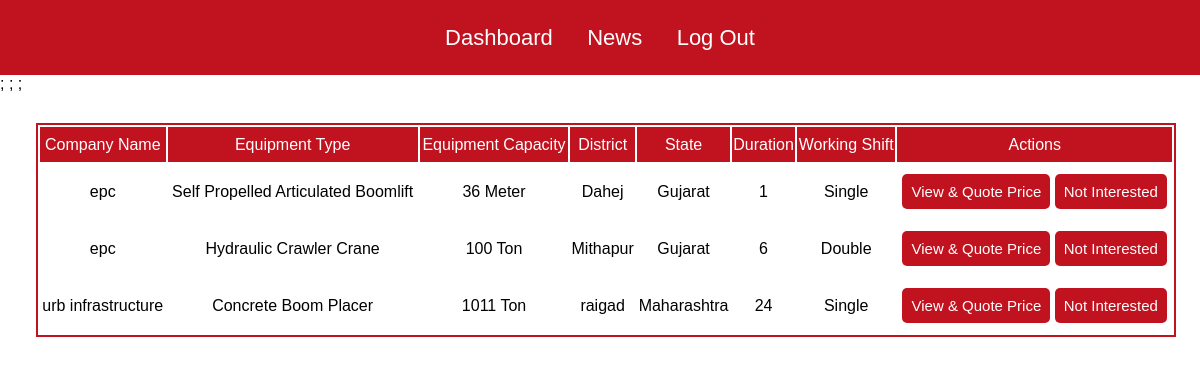
Screenshot of /view_req_rentalinner.php with the database file from the repository.
### tables this page shows
CREATE TABLE `req_by_epc` (
  `id` int(11) NOT NULL,
  `equipment_type` varchar(50) NOT NULL,
  `equipment_capacity` varchar(30) NOT NULL,
  `boom_combination` varchar(30) NOT NULL,
  `project_type` varchar(30) NOT NULL,
  `duration_month` varchar(30) NOT NULL,
  `state` varchar(30) NOT NULL,
  `district` varchar(30) NOT NULL,
  `working_shift` varchar(30) NOT NULL,
  `tentative_date` varchar(30) NOT NULL,
  `enquiry_posted_date` varchar(30) NOT NULL,
  `epc_name` varchar(30) NOT NULL,
  `epc_email` varchar(30) NOT NULL,
  `epc_number` varchar(30) NOT NULL,
  `fleet_category` varchar(40) NOT NULL,
  `contact_person` varchar(30) NOT NULL,
  `engine_hour` varchar(30) NOT NULL,
  `notes` longtext NOT NULL,
  `unit` varchar(30) NOT NULL,
  `project_code` varchar(30) NOT NULL,
  `fuel_scope` varchar(30) NOT NULL,
  `accomodation_scope` varchar(30) NOT NULL
);

### view_req_rentalinner.php (the view, shortened to what this page needs)
<?php
$companyname001 = $_SESSION['companyname'];
?>
<!DOCTYPE html>
<html lang="en">
<head>
    <link rel="stylesheet" href="style.css">
</head>
<body>
<div class="navbar1">
        <div class="iconcontainer">
        <ul>
        <li><a href="rental_dashboard.php">Dashboard</a></li>
            <li><a href="view_news.php">News</a></li>
            <li><a href="logout.php">Log Out</a></li></ul>
        </div>
    </div>
    <?php
    include_once 'partials/_dbconnect.php';
    $result = mysqli_query($conn, "SELECT * FROM `req_by_epc` WHERE id NOT IN (SELECT requirement_id FROM `notinterested_rental` WHERE rental_name = '$companyname001') AND id NOT IN (SELECT req_id FROM `requirement_price_byrental` WHERE rental_name = '$companyname001') ORDER BY `id` DESC");
    if(mysqli_num_rows($result) > 0) {
    if(mysqli_num_rows($result) > 0) {
    echo '<table class="myreq_epc">';
    echo '<tr><th>Company Name</th><th>Equipment Type</th><th>Equipment Capacity</th><th>District</th><th>State</th><th>Duration </th><th>Working Shift</th><th>Actions</th></tr>';
    while ($row = mysqli_fetch_assoc($result )) {
        echo '<tr>';
        echo '<td>' . $row['epc_name'] . '</td>';
        echo '<td>' . $row['equipment_type'] . '</td>';
        echo '<td>' . $row['equipment_capacity'] . " " . $row['unit'] . '</td>';
        echo '<td>' . $row['district'] . '</td>';
        echo '<td>' . $row['state'] . '</td>';
        echo '<td>' . $row['duration_month'] . '</td>';
        echo '<td>' . $row['working_shift'] . '</td>';
        ?>
        <td>
        <a class='btn_listing' id='Quotepricebutton' href='view_quoteprice_rental.php?id=<?php echo $row['id']; ?>'> View & Quote Price</a>
        <a class='btn_listing' onclick="notinterested()"> Not Interested</a>
    </td>;
        <?php
        echo '</tr>';
    ?>
<?php
}}
    echo '</table>';
}
?>
</body>
</html>

### rows the page displays
req_by_epc: epc_name "epc", equipment_type "Self Propelled Articulated Boomlift", equipment_capacity "36", unit "Meter", district "Dahej", state "Gujarat", duration_month "1", working_shift "Single"
req_by_epc: epc_name "epc", equipment_type "Hydraulic Crawler Crane", equipment_capacity "100", unit "Ton", district "Mithapur", state "Gujarat", duration_month "6", working_shift "Double"
req_by_epc: epc_name "urb infrastructure", equipment_type "Concrete Boom Placer", equipment_capacity "1011", unit "Ton", district "raigad", state "Maharashtra", duration_month "24", working_shift "Single"
